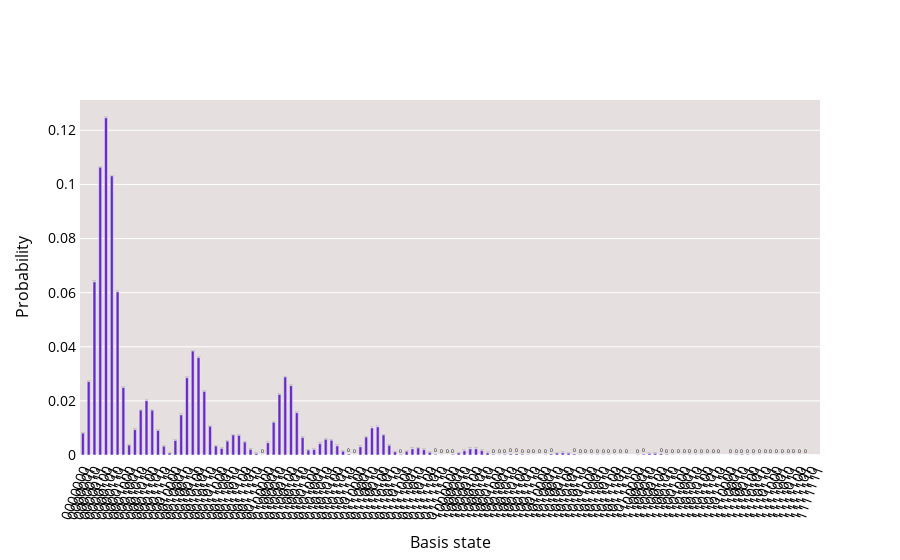

Notebook code for this chart:
### Markdown cell above
Yes

$$p_k(z) = F\left( \frac{F^{-1}(p_k^0) - \sqrt{\rho_k}z}{\sqrt{1 - \rho_k}} \right) $$

is the same as 

$$ |\Psi\rangle = \sum_{i=0}^{2^{n_z}-1} \sqrt{p_z^i} |z_i \rangle \bigotimes_{k=1}^K \left( \sqrt{1 - p_k(z_i)}|0\rangle + \sqrt{p_k(z_i)}|1\rangle\right),$$

![](imgs/cat.jpg)

### Code cell
uncertainty_model = GCI(n_z, z_max, probability_default, sensitivity_z) 
job = execute(uncertainty_model, backend=Aer.get_backend('statevector_simulator'))
probability_distribution(job.result().get_counts())
